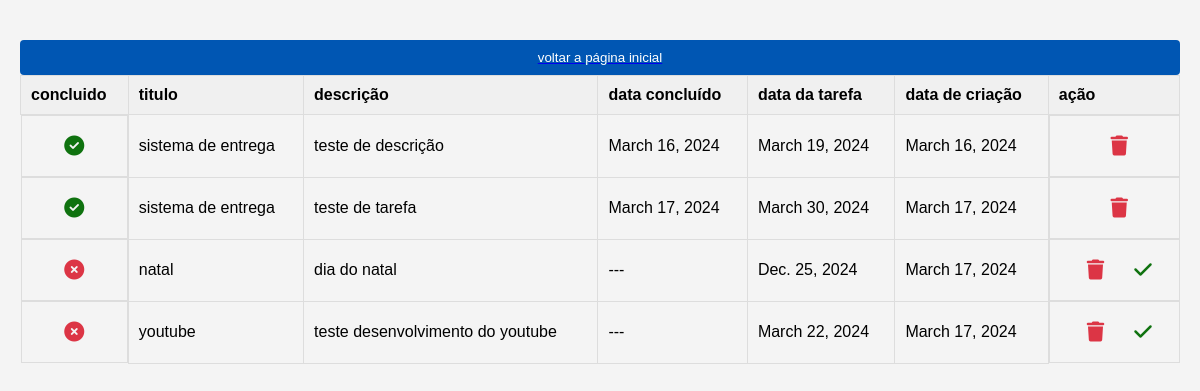
Page /tarefa/ on the earlier database version.
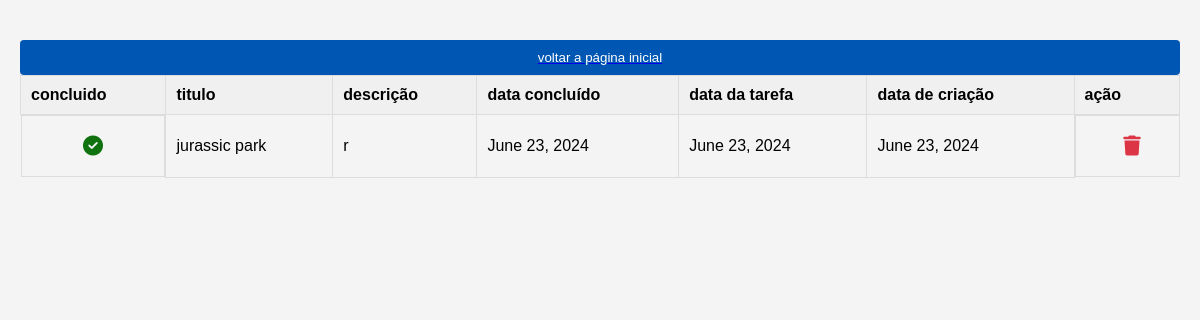
Same page on the later database version.
### ListApp/models.py (models this page shows, shortened)
class Tarefa(models.Model):
    titulo = models.CharField(max_length = 55)
    descricao = models.TextField()
    data_criacao = models.DateField(auto_now_add = True)
    data_tarefa = models.DateField(auto_now_add = False)
    data_concluido = models.DateField(null=True)
    concluida = models.BooleanField(default = False)

### ListApp/views.py (the view)
# urls.py: path('tarefa/',views.view_tarefa,name='tarefa'),
def view_tarefa(request):
    tarefa = Tarefa.objects.all()
    return render(request,'viewtarefa.html',{'contexto':tarefa})

### ListApp/templates/viewtarefa.html (shortened to what this page needs)
<!DOCTYPE html>
<html lang="pt-br">
<head>
    <link rel="stylesheet" href="https://cdnjs.cloudflare.com/ajax/libs/font-awesome/6.1.1/css/all.min.css">
</head>
<body>
    <a href="{% url 'home' %}"><button>voltar a página inicial</button></a>
    <table>
        <thead>
            <tr>
                <th>concluido</th>
                <th>titulo</th>
                <th>descrição</th>
                <th>data concluído</th>
                <th>data da tarefa</th>
                <th>data de criação</th>
                <th>ação</th>
            </tr>
        </thead>
        <tbody>
            {% for tarefa in contexto %}
            <tr>
                {% if tarefa.concluida %}
                <td class="action-buttons">
                    <button class="conf-btn">
                        <i class="fas fa-check-circle"></i>
                    </button>
                </td>
                {% else %}
                <td class="action-buttons">
                    <button class="delete-btn">
                        <i class="fas fa-times-circle"></i>
                    </button>
                </td>
                {% endif %}
                <td>{{ tarefa.titulo }}</td>
                <td>{{ tarefa.descricao }}</td>
                {% if tarefa.concluida %}
                <td>
                    {{ tarefa.data_concluido }}
                </td>
                {% else %}
                <td>
                    ---
                </td>
                {% endif %}
                <td>{{ tarefa.data_tarefa }}</td>
                <td>{{ tarefa.data_criacao }}</td>
                <td class="action-buttons">
                    <form action="{% url 'delete' tarefa.id %}">
                        <button class="delete-btn" title="Excluir">
                            <i class="fas fa-trash"></i>
                        </button>
                    </form>
                    {% if not tarefa.concluida %}
                    <form action="{% url 'concluido' tarefa.id %}" method="post">
                        <button class="conf-btn" title="confirmar">
                            <i class="fas fa-check"></i>
                        </button>
                    </form>
                    {% endif %}
                </td>
            </tr>
            {% endfor %}
        </tbody>
    </table>
</body>
</html>

### ListApp/templates/viewtarefa.html (style rules this page uses)
body { font-family: Arial, sans-serif; background-color: #f4f4f4; margin: 0; padding: 20px; }
.fas { font-size: 20px; }
button { display: block; width: 100%; padding: 10px; margin-top: 20px; background-color: #0056b3; color: white; border: none; border-radius: 4px; cursor: pointer; }
table { width: 100%; border-collapse: collapse; }
th, td { padding: 10px; border: 1px solid #ddd; text-align: left; }
th { background-color: #f0f0f0; }
.action-buttons { display: flex; justify-content: center; }
.action-buttons button { cursor: pointer; border: none; background-color: transparent; margin: 0 5px; }
.delete-btn { color: #dc3545; }
.conf-btn { color: rgb(15, 114, 15); }

Differences in the rows shown:
removed Tarefa: concluida True (drawn), titulo "sistema de entrega", descricao "teste de descrição", data_concluido "March 16, 2024", data_tarefa "March 19, 2024", data_criacao "March 16, 2024"
removed Tarefa: concluida True (drawn), titulo "sistema de entrega", descricao "teste de tarefa", data_concluido "March 17, 2024", data_tarefa "March 30, 2024", data_criacao "March 17, 2024"
removed Tarefa: concluida False (drawn), titulo "natal", descricao "dia do natal", data_tarefa "Dec. 25, 2024", data_criacao "March 17, 2024"
removed Tarefa: concluida False (drawn), titulo "youtube", descricao "teste desenvolvimento do youtube", data_tarefa "March 22, 2024", data_criacao "March 17, 2024"
added Tarefa: concluida True (drawn), titulo "jurassic park", descricao "r", data_concluido "June 23, 2024", data_tarefa "June 23, 2024", data_criacao "June 23, 2024"
